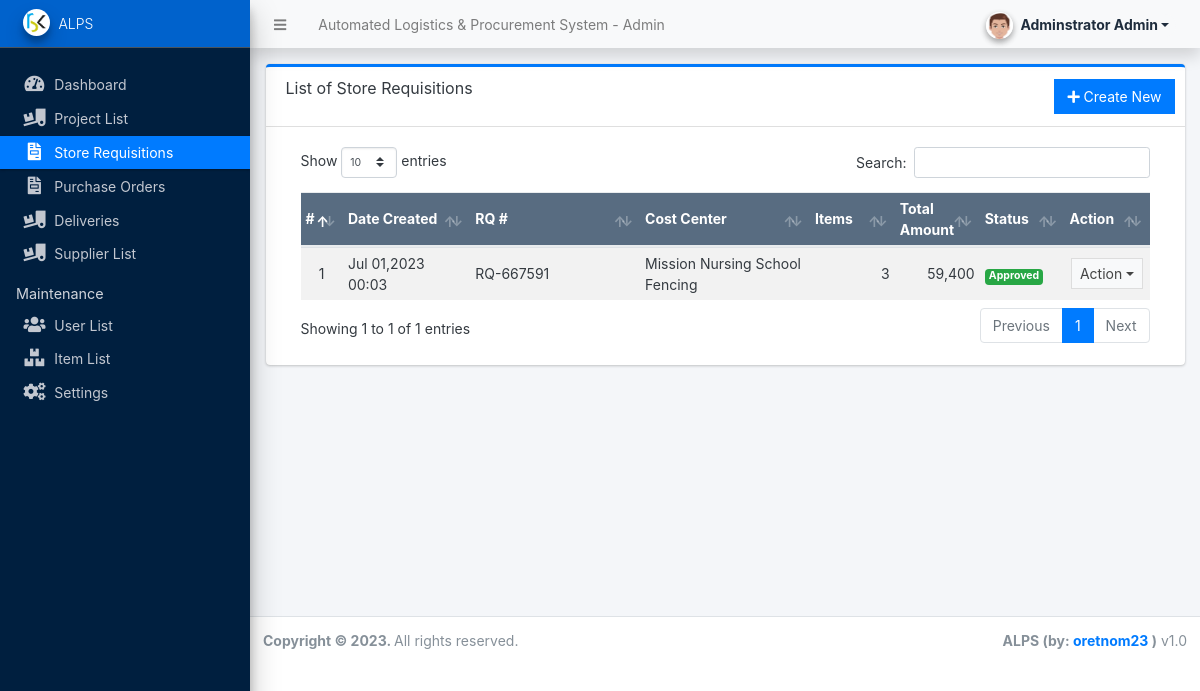
Page /admin/?page=store_requisitions (signed in) on the earlier database version.
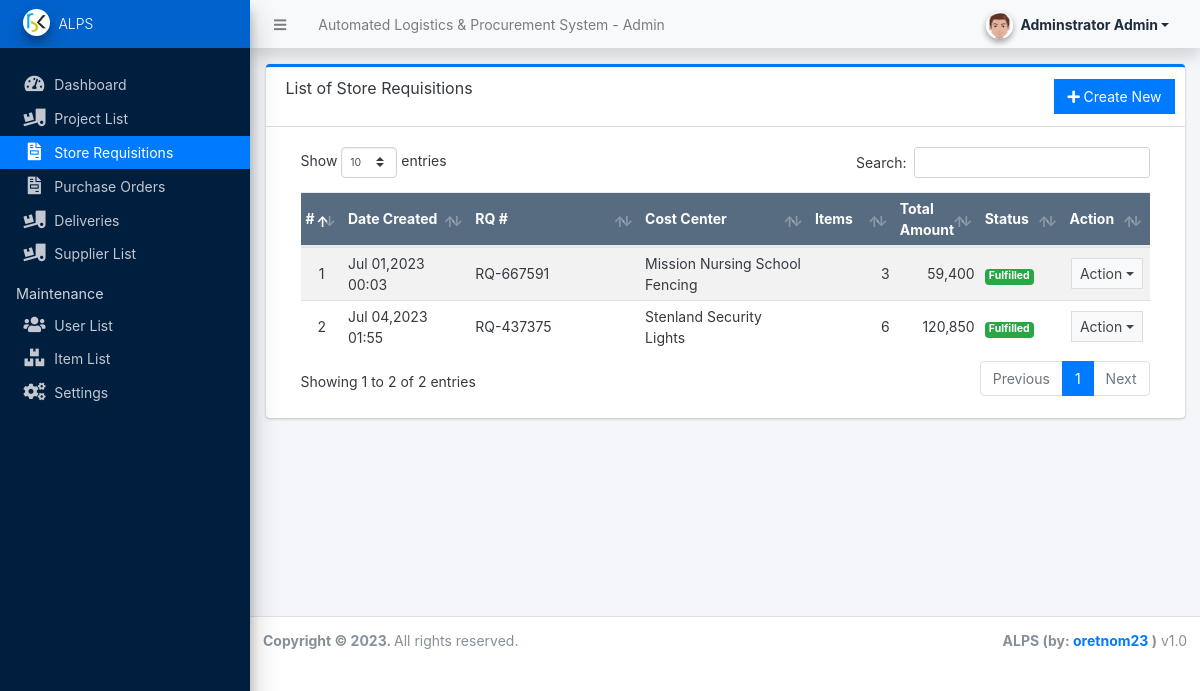
Same page on the later database version.
### tables this page shows
CREATE TABLE `rq_list` (
  `id` int(30) NOT NULL,
  `rq_no` varchar(100) NOT NULL,
  `deliver_to` varchar(250) NOT NULL,
  `ordered_by` int(11) NOT NULL,
  `approved_by` int(11) NOT NULL,
  `department_name` varchar(250) NOT NULL,
  `building_name` varchar(250) NOT NULL,
  `p_id` int(11) NOT NULL,
  `notes` text NOT NULL,
  `status` tinyint(1) NOT NULL DEFAULT 0 COMMENT '0=pending, 1= Approved, 2 = Processing, 3 = Fulfilled',
  `date_fulfilled` datetime DEFAULT NULL ON UPDATE current_timestamp(),
  `fulfilled_by` int(11) NOT NULL,
  `checked_by` int(11) NOT NULL,
  `date_created` datetime NOT NULL DEFAULT current_timestamp(),
  `date_updated` datetime DEFAULT NULL ON UPDATE current_timestamp()
);

CREATE TABLE `project_list` (
  `id` int(10) NOT NULL,
  `name` varchar(50) NOT NULL,
  `description` text NOT NULL,
  `status` int(10) NOT NULL COMMENT '0=open,1=closed',
  `created_on` datetime NOT NULL DEFAULT current_timestamp(),
  `updated_on` datetime NOT NULL DEFAULT '0000-00-00 00:00:00' ON UPDATE current_timestamp()
);

### admin/store_requisitions/index.php (the view, shortened to what this page needs)
<div class="card card-outline card-primary">
	<div class="card-header">
		<h3 class="card-title">List of Store Requisitions</h3>
		<div class="card-tools">
			<a href="?page=store_requisitions/manage_rq" class="btn btn-flat btn-primary"><span class="fas fa-plus"></span>  Create New</a>
		</div>
	</div>
	<div class="card-body">
		<div class="container-fluid">
        <div class="container-fluid">
			<table class="table table-hover table-striped">
				<colgroup>
					<col width="5%">
					<col width="15%">
					<col width="20%">
					<col width="20%">
					<col width="10%">
					<col width="10%">
					<col width="10%">
					<col width="10%">
				</colgroup>
				<thead>
					<tr class="bg-navy disabled">
						<th>#</th>
						<th>Date Created</th>
						<th>RQ #</th>
						<th>Cost Center</th>
						<th>Items</th>
						<th>Total Amount</th>
						<th>Status</th>
						<th>Action</th>
					</tr>
				</thead>
				<tbody>
					<?php
					$i = 1;
					$qry = $conn->query("SELECT rq.*, p.name as pname FROM `rq_list` rq inner join `project_list` p on rq.p_id = p.id order by unix_timestamp(rq.date_updated)");
						while($row = $qry->fetch_assoc()):
							$row['item_count'] = $conn->query("SELECT * FROM requisition_items where rq_id = '{$row['id']}'")->num_rows;
							$row['total_amount'] = $conn->query("SELECT sum(quantity * unit_price) as total FROM requisition_items where rq_id = '{$row['id']}'")->fetch_array()['total'];
					?>
						<tr>
							<td class="text-center"><?php echo $i++; ?></td>
							<td class=""><?php echo date("M d,Y H:i",strtotime($row['date_created'])) ; ?></td>
							<td class=""><?php echo $row['rq_no'] ?></td>
							<td class=""><?php echo $row['pname'] ?></td>
							<td class="text-right"><?php echo number_format($row['item_count']) ?></td>
							<td class="text-right"><?php echo number_format($row['total_amount']) ?></td>
							<td>
								<?php
									switch ($row['status']) {
										case '1':
											echo '<span class="badge badge-success">Approved</span>';
											break;
										case '3':
											echo '<span class="badge badge-success">Fulfilled</span>';
											break;
									}
								?>
							</td>
							<td align="center">
								 <button type="button" class="btn btn-flat btn-default btn-sm dropdown-toggle dropdown-icon" data-toggle="dropdown">
				                  		Action
				                  </button>
							</td>
						</tr>
					<?php endwhile; ?>
				</tbody>
			</table>
		</div>
		</div>
	</div>
</div>

Differences in the rows shown:
changed rq_list "Jul 01,2023 00:03": status "Approved" → "Fulfilled"
added rq_list: date_created "Jul 04,2023 01:55", rq_no "RQ-437375", p.name "Stenland Security Lights", item_count "6", total_amount "120,850", status "Fulfilled"
Other differences:
text written by a page script: "Show entries Search: Showing 1 to 1 of 1 entries Previous 1 Next" → "Show entries Search: Showing 1 to 2 of 2 entries Previous 1 Next"
